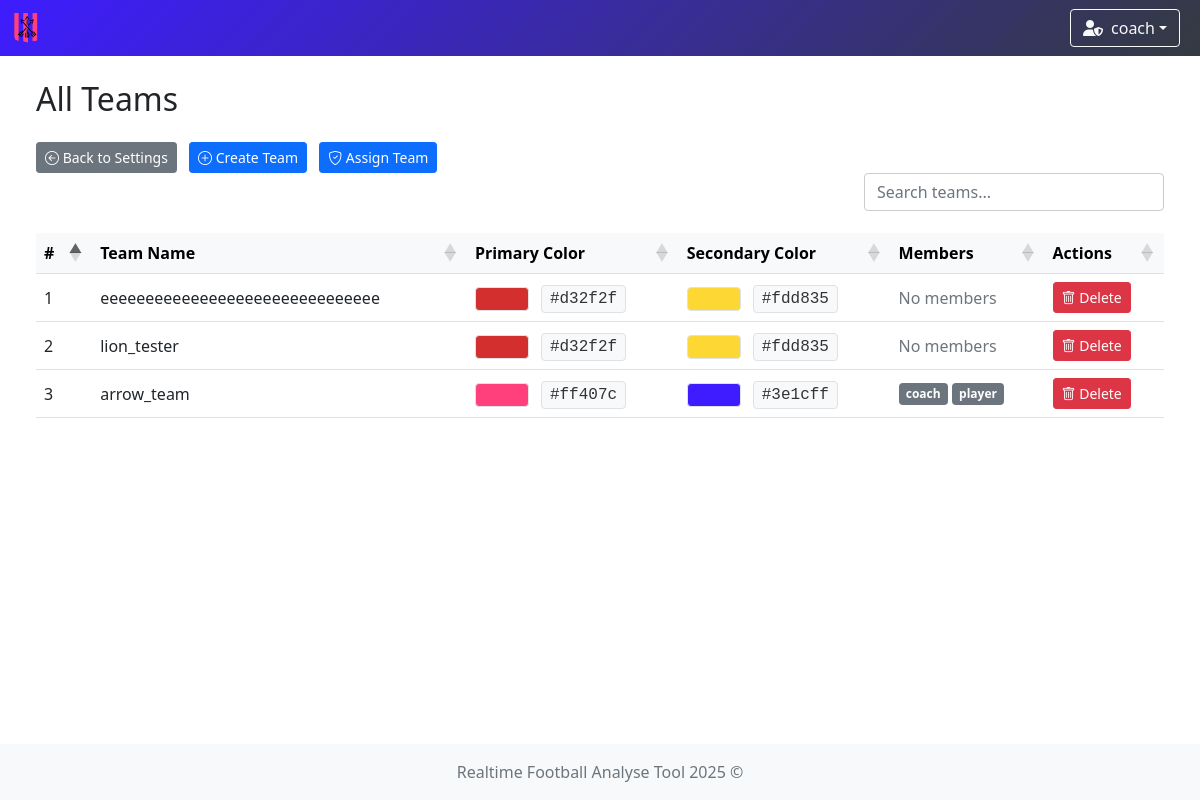
Before: /team/list (signed in) with the older database file.
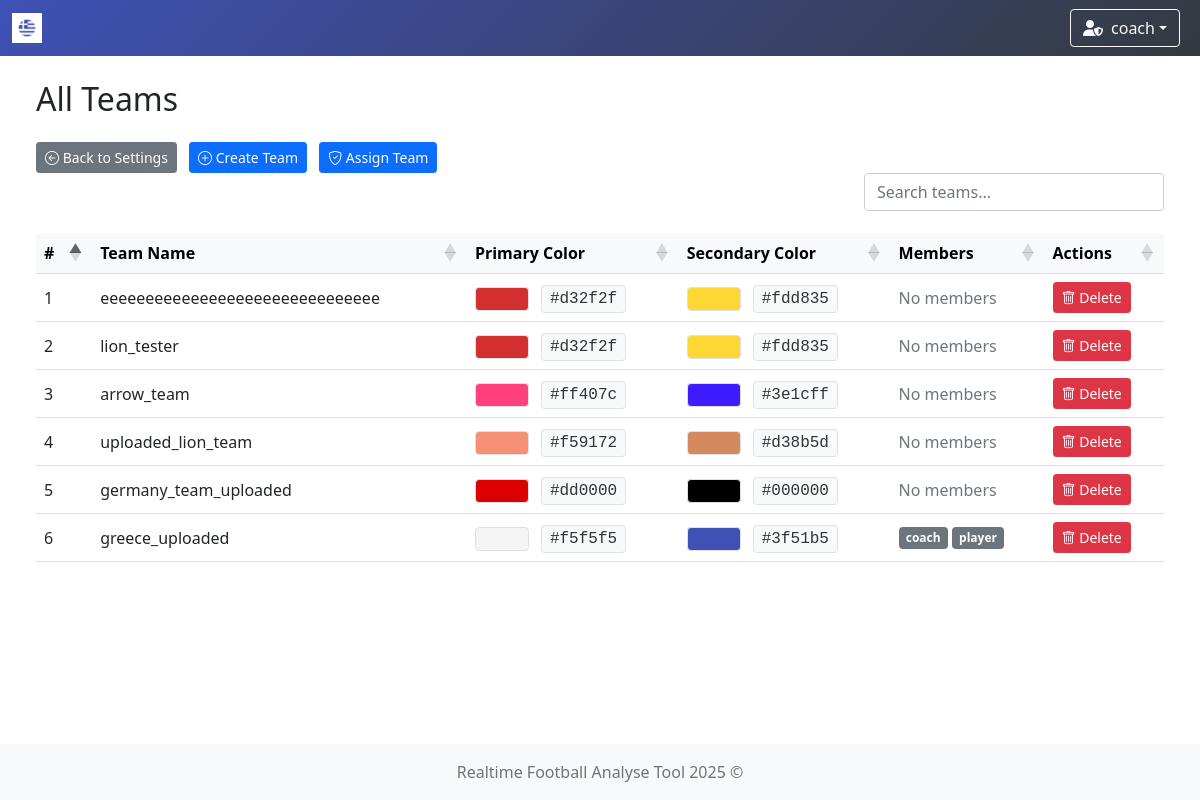
After: the same page with the newer database file.
### app/models/team.py (models this page shows)
class TeamModel(db.Model):
    __tablename__ = 'teams'
    id = db.Column(db.Integer, primary_key=True)
    name = db.Column(db.String(100), nullable=False, unique=True)  # prevent duplicate team names
    icon = db.Column(db.String(300), nullable=False)  # longer path for future-proofing
    primary_color = db.Column(db.String(20), nullable=False)
    secondary_color = db.Column(db.String(20), nullable=False)

### app/models/user.py (models this page shows)
class UserModel(db.Model, UserMixin):
    __tablename__ = 'user'
    id = db.Column(db.Integer, primary_key=True)
    username = db.Column(db.String(80), unique=True, nullable=False)
    password = db.Column(db.String(120), nullable=False)
    role = db.Column(db.String(10), nullable=False, default='user')
    team_id = db.Column(db.Integer, db.ForeignKey('teams.id'))
    team = db.relationship('TeamModel', backref='users')

### app/controllers/team.py (the view)
@team_bp.route('/list')
def list_all_teams():
    teams = TeamModel.query.all()
    team_ids = [team.id for team in teams]
    if not team_ids:
        return render_template('team/show_teams.html', teams=[], team_members={})
    users = UserModel.query.filter(UserModel.team_id.in_(team_ids)).all()
    team_members = {}
    for user in users:
        team_members.setdefault(user.team_id, []).append(user)
    return render_template(
        'team/show_teams.html',
        teams=teams,
        team_members=team_members
    )

### app/controllers/user.py (called while the page is built)
    @staticmethod
    def load_user(user_id):
        return UserModel.query.get(int(user_id))

### run.py (called while the page is built)
    def _inject_context(self) -> None:
        @self.app.context_processor
        def inject_teams() -> dict:
            try:
                teams = TeamModel.query.all()
                return dict(teams=teams)
            except Exception as e:
                print(f"[!] Error injecting teams: {str(e)} ({type(e).__name__})")
                return dict(teams=[])

### app/templates/team/show_teams.html (shortened to what this page needs)
{% extends "system/base.html" %}
{% block content %}
<div class="container-fluid">
    <div class="row mb-4">
        <div class="col d-flex justify-content-between align-items-center">
            <h2 class="mb-0">All Teams</h2>
        </div>
    </div>
    <div>
        <a href="{{ url_for('settings') }}" class="btn btn-sm btn-secondary">
            <i class="bi bi-arrow-left-circle"></i> Back to Settings
        </a>
        {% if current_user.role == 'admin' %}
            <a href="{{ url_for('team.create_team') }}" class="btn btn-sm btn-primary">
                <i class="bi bi-plus-circle"></i> Create Team
            </a>
            <a href="{{ url_for('assign_team.assign_team') }}" class="btn btn-sm btn-primary">
                <i class="bi bi-shield-check"></i> Assign Team
            </a>
        {% endif %}
    </div>
    <div class="row mb-3">
        <div class="col d-flex justify-content-end">
            <input type="text" id="customSearch" class="form-control custom-search" placeholder="Search teams...">
        </div>
    </div>
    <div class="table-responsive">
        <table id="teamTable" class="table table-hover align-middle mb-0">
            <thead class="table-light">
            <tr>
                <th>#</th>
                <th>Team Name</th>
                <th>Primary Color</th>
                <th>Secondary Color</th>
                <th>Members</th>
                {% if current_user.role == 'admin' %}
                    <th>Actions</th>
                {% endif %}
            </tr>
            </thead>
            <tbody>
            {% if teams and teams|length > 0 %}
                {% for team in teams %}
                    <tr>
                        <td>{{ loop.index }}</td>
                        <td>{{ team.name }}</td>
                        <td>
                            {% set color = team.primary_color|lower %}
                            {% set badge_text_color = '#000' if color.startswith('#fff') or color == '' or color is none else '#fff' %}
                            <span class="badge border" style="background-color: {{ team.primary_color }}; color: {{ badge_text_color }};">
                            </span>
                            <span class="ms-2 px-2 py-1 border rounded" style="background-color: #f8f9fa; color: #333; font-family: monospace;">
                                {{ team.primary_color }}
                            </span>
                        </td>
                        <td>
                            {% set sec = team.secondary_color|lower %}
                            {% set sec_text = '#000' if sec.startswith('#fff') or sec == '' or sec is none else '#fff' %}
                            <span class="badge border" style="background-color: {{ team.secondary_color }}; color: {{ sec_text }};">
                            </span>
                            <span class="ms-2 px-2 py-1 border rounded" style="background-color: #f8f9fa; color: #333; font-family: monospace;">
                                {{ team.secondary_color }}
                            </span>
                        </td>
                        <td>
                            {% set members = team_members.get(team.id, []) %}
                            {% if members %}
                                <div class="d-flex flex-wrap gap-1">
                                    {% for user in members %}
                                        <span class="badge bg-secondary">{{ user.username }}</span>
                                    {% endfor %}
                                </div>
                            {% else %}
                                <span class="text-muted">No members</span>
                            {% endif %}
                        </td>
                        {% if current_user.role == 'admin' %}
                            <td>
                                <button type="button" class="btn btn-danger btn-sm"
                                        data-bs-toggle="modal"
                                        data-bs-target="#deleteModal"
                                        data-team-id="{{ team.id }}"
                                        data-team-name="{{ team.name }}">
                                    <i class="bi bi-trash"></i> Delete
                                </button>
                            </td>
                        {% endif %}
                    </tr>
                {% endfor %}
            {% endif %}
            </tbody>
        </table>
    </div>
</div>
{% endblock %}

### app/templates/system/base.html (shortened to what this page needs)
<!DOCTYPE html>
<html lang="en">
<head>
    <link href="https://cdn.jsdelivr.net/npm/bootstrap@5.1.3/dist/css/bootstrap.min.css" rel="stylesheet"/>
    <link rel="stylesheet" href="https://cdn.jsdelivr.net/npm/bootstrap-icons@1.11.3/font/bootstrap-icons.css"/>
    <link rel="stylesheet" href="https://cdnjs.cloudflare.com/ajax/libs/font-awesome/6.5.0/css/all.min.css"/>
    <link rel="stylesheet" href="https://cdn.datatables.net/1.13.6/css/dataTables.bootstrap5.min.css"/>
    <link rel="stylesheet" href="{{ url_for('static', filename='styles.css') }}"/>
</head>
<body class="{% block body_class %}{% endblock %}">
{% if current_user.is_authenticated %}
    <nav class="navbar navbar-expand-lg navbar-dark"
         style="
         {% if session.team_id %}
             {% for team in teams %}
                 {% if team.id == session.team_id %}
                     background: linear-gradient(135deg, {{ team.secondary_color }}, #343a40);
                 {% endif %}
             {% endfor %}
         {% else %}
             background: linear-gradient(135deg, #4b6cb7, #182848);
         {% endif %}
         ">
        <div class="container-fluid position-relative">
            <a class="navbar-brand d-flex align-items-center" href="{{ url_for('index') }}">
                {% if session.team_id %}
                    {% for team in teams %}
                        {% if team.id == session.team_id %}
                            <img class="team-logo" src="{{ team.icon }}" alt="{{ team.name }} logo"
                                 style="height:30px; margin-right:8px;"/>
                        {% endif %}
                    {% endfor %}
                {% else %}
                    <a href="{{ url_for('game_options') }}" class="btn btn-outline-light me-2" title="Home">
                        <i class="fas fa-home"></i>
                    </a>
                {% endif %}
            </a>
            <div class="ms-auto d-flex align-items-center">
                <div class="dropdown me-2">
                    <button class="btn btn-outline-light dropdown-toggle d-flex align-items-center" type="button"
                            id="userDropdown" data-bs-toggle="dropdown" aria-expanded="false">
                        {% if current_user.role == 'admin' %}
                            <i class="fas fa-user-shield me-2"></i>
                        {% else %}
                            <i class="fas fa-user me-2"></i>
                        {% endif %}
                        {{ current_user.username }}
                    </button>
                </div>
            </div>
        </div>
    </nav>
{% endif %}
<div class="content-wrapper">
    <div class="container-fluid mt-4 px-4">
        <div id="toast-container" class="toast-container position-fixed bottom-0 end-0 p-3" style="z-index: 1100;">
        </div>
        {% block content %}{% endblock %}
    </div>
</div>
<footer class="footer mt-auto py-3 bg-light">
    <div class="container text-center">
        <span class="text-muted">Realtime Football Analyse Tool 2025 ©</span>
    </div>
</footer>
</body>
</html>

### app/static/styles.css (style rules this page uses)
.navbar { transition: background-color 0.5s ease; }
.team-logo { animation: fadeIn 0.5s ease, pulse 1s ease-in-out; }
html, body { height: 100%; margin: 0; padding: 0; }
body { display: flex; flex-direction: column; min-height: 100vh; }
.content-wrapper { flex: 1 0 auto; }
.footer { flex-shrink: 0; background-color: #f8f9fa; padding: 1rem 0; margin-top: auto; }
.table-responsive { margin-top: 0 !important; overflow-x: auto; }
.btn + .btn { margin-left: 0.5rem; }
.table-responsive { overflow-x: auto; }
.table th, .table td { white-space: nowrap; padding: 0.5rem; }
.table thead th { background-color: #f8f9fa; font-weight: bold; }

### app/templates/team/show_teams.html (style rules this page uses)
.table-responsive { overflow-x: auto; }
.table th, .table td { white-space: nowrap; padding: 0.5rem; }
.custom-search { max-width: 300px; background-color: transparent; border: 1px solid #ccc; transition: border-color 0.3s ease; }
.badge { font-size: 0.75rem; padding: 0.4em 0.6em; }

Changed rows visible on the page:
added TeamModel: icon (picture), name "greece_uploaded", primary_color "#f5f5f5", secondary_color "#3f51b5", UserModel (username "coach"), UserModel (username "player")
changed TeamModel "arrow_team": loses UserModel (username "coach"); loses UserModel (username "player"); now shows "No members"
added TeamModel: name "uploaded_lion_team", primary_color "#f59172", secondary_color "#d38b5d", shows "No members", shown under "All Teams"
added TeamModel: name "germany_team_uploaded", primary_color "#dd0000", secondary_color "#000000", shows "No members", shown under "All Teams"
